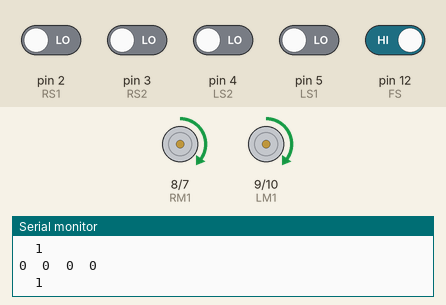
Simulated run of this sketch. Board: Arduino Uno, built with avr-gcc and run on an emulated ATmega328P. Shown: motor-driver pin pairs drawn as motors (green arrow = first pin HIGH = forward, orange = second pin HIGH = backward, longer = more drive, scaled by the enable pin), the last lines printed to the serial monitor. The test bench sets the inputs (shaded band); at power-on: pin 12 (FS) HIGH, pin 2 (RS1), pin 3 (RS2), pin 4 (LS2), pin 5 (LS1) LOW.

Above: at 1.2 s.
1.3 s: pin 2 (RS1) driven HIGH
At 2.5 s:
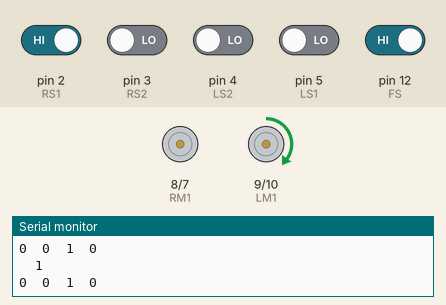
2.8 s: pin 3 (RS2) driven HIGH
At 3.8 s:
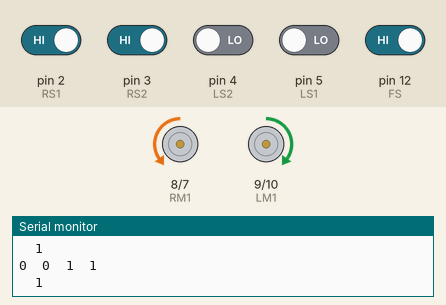
4.3 s: pin 3 (RS2) driven LOW
At 5.1 s:
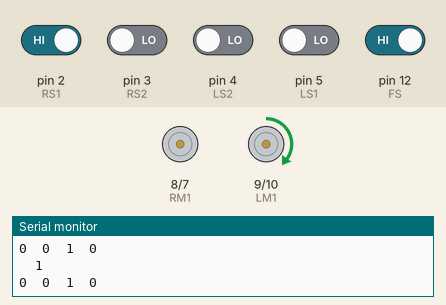
5.8 s: pin 5 (LS1) driven HIGH
At 6.9 s:
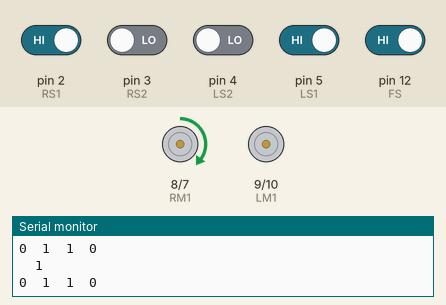
7.3 s: pin 5 (LS1) driven LOW
At 8.1 s:
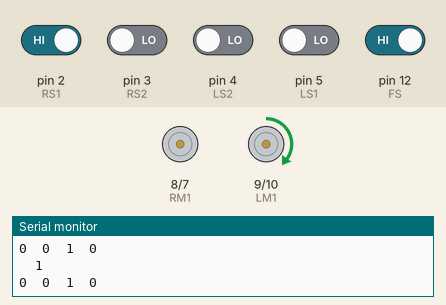
8.8 s: pin 2 (RS1) driven LOW and pin 3 (RS2) driven HIGH and pin 4 (LS2) driven HIGH and pin 5 (LS1) driven HIGH and pin 12 (FS) driven LOW
At 9.4 s:
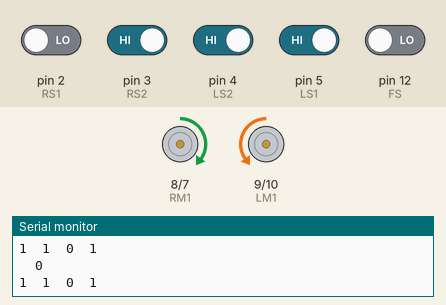
Timing chart, 0 to 11.3 s (numbered marks = the images above; inputs shaded):
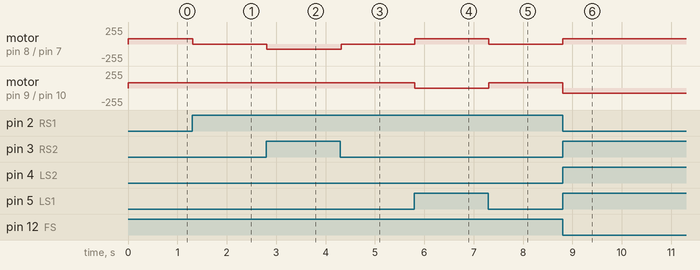

Measured:
- after the input at 1.3 s, motor on pin 8 (RM1) / pin 7 (RM2): forward 80/255 → stopped at once
- after the input at 2.8 s, motor on pin 8 (RM1) / pin 7 (RM2): stopped → backward 80/255 at once
- after the input at 4.3 s, motor on pin 8 (RM1) / pin 7 (RM2): backward 80/255 → stopped at once
- after the input at 5.8 s, motor on pin 8 (RM1) / pin 7 (RM2): stopped → forward 80/255 at once; motor on pin 9 (LM1) / pin 10 (LM2): forward 80/255 → stopped at once
- after the input at 7.3 s, motor on pin 8 (RM1) / pin 7 (RM2): forward 80/255 → stopped at once; motor on pin 9 (LM1) / pin 10 (LM2): stopped → forward 80/255 at once
- after the input at 8.8 s, motor on pin 8 (RM1) / pin 7 (RM2): stopped → forward 80/255 at once; motor on pin 9 (LM1) / pin 10 (LM2): forward 80/255 → backward 80/255 at once

The sketch:

sketch_apr05a.ino
```cpp
int LS1=5;
int LS2=4;
int FS=12 ;
int RS2=3;
int RS1=2;
int LM1=9;
int LM2=10;
int RM1=8;
int RM2=7;
int ENL=11;
int ENR=6;
//int
void setup() {
  pinMode(LS1,INPUT);
   pinMode(LS2,INPUT);
  pinMode(RS1,INPUT);
  pinMode(RS2,INPUT);
 pinMode(FS,INPUT);
 pinMode(LM1,OUTPUT);
 pinMode(RM1,OUTPUT);
 pinMode(LM2,OUTPUT);
 pinMode(RM2,OUTPUT);
 pinMode(ENL,OUTPUT);
 pinMode(ENR,OUTPUT);
  Serial.begin(9600);
 //pinMode(MS,INPUT);
  // put your setup code here, to run once:
}
void left()
{
digitalWrite(LM1,LOW);
digitalWrite(RM1,HIGH);
digitalWrite(LM2,LOW);
digitalWrite(RM2,LOW);
}
void right()
{
digitalWrite(LM1,HIGH);
digitalWrite(RM1,LOW);
digitalWrite(LM2,LOW);
digitalWrite(RM2,LOW);
}
void Qright()
{
digitalWrite(LM1,HIGH);
digitalWrite(RM1,LOW);
digitalWrite(LM2,LOW);
digitalWrite(RM2,HIGH);
}
void Qleft()
{
digitalWrite(LM1,LOW);
digitalWrite(RM1,HIGH);
digitalWrite(LM2,HIGH);
digitalWrite(RM2,LOW);
}
void forward()
{
digitalWrite(LM1,HIGH);
digitalWrite(RM1,HIGH);
digitalWrite(LM2,LOW);
digitalWrite(RM2,LOW);
}
void loop() {
      Serial.print(digitalRead(LS2));
     Serial.print("  ");
    Serial.print(digitalRead(LS1));
    Serial.print("  ");
    Serial.print(digitalRead(RS1));
    Serial.print("  ");
    Serial.println(digitalRead(RS2));
    Serial.print("  ");
    Serial.println(digitalRead(FS));
    //1111
  if(digitalRead(LS2)==1 &&digitalRead(LS1)==1 && digitalRead(RS1)==1 && digitalRead(RS2)==1)
  {

    analogWrite(ENL,80);
    analogWrite(ENR,80);
    left();

  }
  //0110
  else if(digitalRead(LS2)==0 &&digitalRead(LS1)==1 && digitalRead(RS1)==1 && digitalRead(RS2)==0)
  {

    analogWrite(ENL,80);
    analogWrite(ENR,80);
    left();
  }
  //1000
  else if(digitalRead(LS2)==1 &&digitalRead(LS1)==0 && digitalRead(RS1)==0 && digitalRead(RS2)==0)
  {

    analogWrite(ENL,80);
    analogWrite(ENR,80);
    left();
  }
  //0001
  else if(digitalRead(LS2)==0 &&digitalRead(LS1)==0 && digitalRead(RS1)==0 && digitalRead(RS2)==1)
  {

    analogWrite(ENL,80);
    analogWrite(ENR,80);
    right();
  }
  //0111
  else if(digitalRead(LS2)==0 &&digitalRead(LS1)==1 && digitalRead(RS1)==1 && digitalRead(RS2)==1)
  {

    analogWrite(ENL,80);
    analogWrite(ENR,80);
    right();
  }
  //1110
  else if(digitalRead(LS2)==1 &&digitalRead(LS1)==1 && digitalRead(RS1)==1 && digitalRead(RS2)==0)
  {

    analogWrite(ENL,80);
    analogWrite(ENR,80);
    left();
  }
  //1100
  else if(digitalRead(LS2)==1 &&digitalRead(LS1)==1 && digitalRead(RS1)==0 && digitalRead(RS2)==0)
  {

    analogWrite(ENL,80);
    analogWrite(ENR,80);
    left();
  }
  //0011
  else if(digitalRead(LS2)==0 &&digitalRead(LS1)==0 && digitalRead(RS1)==1 && digitalRead(RS2)==1)
  {

    analogWrite(ENL,80);
    analogWrite(ENR,80);
    Qright();
  }
  //0101
  else if(digitalRead(LS2)==0 &&digitalRead(LS1)==1 && digitalRead(RS1)==0 && digitalRead(RS2)==1)
  {

    analogWrite(ENL,80);
    analogWrite(ENR,80);
    right();
  }
  //1010
  else if(digitalRead(LS2)==1 &&digitalRead(LS1)==0 && digitalRead(RS1)==1 && digitalRead(RS2)==0)
  {

    analogWrite(ENL,80);
    analogWrite(ENR,80);
    right();
  }
  //0100
  else if(digitalRead(LS2)==0 &&digitalRead(LS1)==1 && digitalRead(RS1)==0 && digitalRead(RS2)==0)
  {

    analogWrite(ENL,80);
    analogWrite(ENR,80);
    left();
  }
  //0010
  else if(digitalRead(LS2)==0 &&digitalRead(LS1)==0 && digitalRead(RS1)==1 && digitalRead(RS2)==0)
  {

    analogWrite(ENL,80);
    analogWrite(ENR,80);

    right();
  }
  //1011
  else if(digitalRead(LS2)==1 &&digitalRead(LS1)==0 && digitalRead(RS1)==1 && digitalRead(RS2)==1)
  {

    analogWrite(ENL,80);
    analogWrite(ENR,80);
    Qright();
  }
   //1101
  else if(digitalRead(LS2)==1 &&digitalRead(LS1)==1 && digitalRead(RS1)==0 && digitalRead(RS2)==1)
  {

    analogWrite(ENL,80);
    analogWrite(ENR,80);
    Qleft();
  }
   //1001
  else if(digitalRead(LS2)==1 &&digitalRead(LS1)==0 && digitalRead(RS1)==0 && digitalRead(RS2)==1)
  {

    analogWrite(ENL,80);
    analogWrite(ENR,80);
    right();
  }
   //0000
  else if(digitalRead(LS2)==0 &&digitalRead(LS1)==0 && digitalRead(RS1)==0 && digitalRead(RS2)==0)
  {

    analogWrite(ENL,80);
    analogWrite(ENR,80);
    forward();
  }
    //00000
  else if(digitalRead(LS2)==0 &&digitalRead(LS1)==0 && digitalRead(FS)==0 && digitalRead(RS1)==0 && digitalRead(RS2)==0)
  {

    analogWrite(ENL,80);
    analogWrite(ENR,80);
    Qleft();
  }
  //cond for dash
   else if(digitalRead(LS2)==0 &&digitalRead(LS1)==0 &&  digitalRead(FS)==1 && digitalRead(RS1)==0 && digitalRead(RS2)==0)
  {

    analogWrite(ENL,80);
    analogWrite(ENR,80);
    forward();
  }
  //cond for five sensor
  //00100
  /*else if(digitalRead(LS2)==0 &&digitalRead(LS1)==0&& digitalRead(MS)==1 && digitalRead(RS1)==0 && digitalRead(RS2)==0)
  {

    analogWrite(ENL,220);
    analogWrite(ENR,220);
    forward();
  }

  //00110
  else if(digitalRead(LS2)==0 &&digitalRead(LS1)==0&& digitalRead(MS)==1 && digitalRead(RS1)==1 && digitalRead(RS2)==0)
  {

    analogWrite(ENL,220);
    analogWrite(ENR,220);
    forward();
  }
  //01100
  else if(digitalRead(LS2)==0 &&digitalRead(LS1)==1 && digitalRead(MS)==1 && digitalRead(RS1)==0 && digitalRead(RS2)==0)
  {

    analogWrite(ENL,220);
    analogWrite(ENR,220);
    forward();
  }
  //01110
  else if(digitalRead(LS2)==0 &&digitalRead(LS1)==1&& digitalRead(MS)==1 && digitalRead(RS1)==1 && digitalRead(RS2)==0)
  {

    analogWrite(ENL,220);
    analogWrite(ENR,220);
    forward();
  }

  */

}
```
